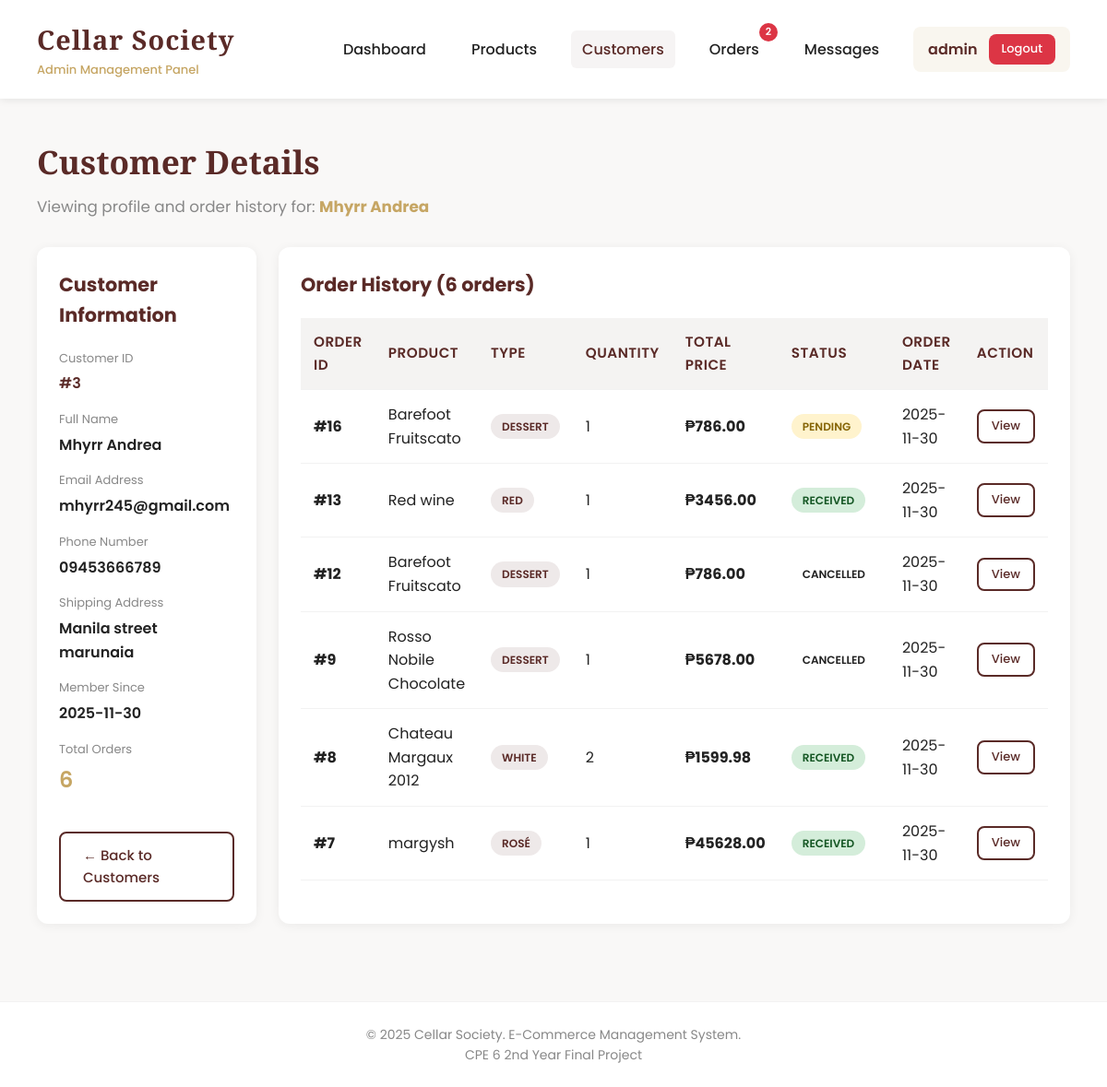
The app's page /customers/3 (signed in) with its own data.
### tables this page shows
CREATE TABLE customers (
        id INTEGER PRIMARY KEY AUTOINCREMENT,
        name TEXT NOT NULL,
        email TEXT UNIQUE NOT NULL,
        password TEXT NOT NULL,
        phone TEXT,
        address TEXT,
        joined_at TIMESTAMP DEFAULT CURRENT_TIMESTAMP
    );

CREATE TABLE orders (
        id INTEGER PRIMARY KEY AUTOINCREMENT,
        customer_id INTEGER NOT NULL,
        product_id INTEGER NOT NULL,
        quantity INTEGER NOT NULL,
        total_price REAL NOT NULL,
        status TEXT DEFAULT 'Pending',
        order_date TIMESTAMP DEFAULT CURRENT_TIMESTAMP, estimated_delivery_date TEXT, shipped_date TEXT,
        FOREIGN KEY (customer_id) REFERENCES customers(id),
        FOREIGN KEY (product_id) REFERENCES products(id)
    );

CREATE TABLE products (
        id INTEGER PRIMARY KEY AUTOINCREMENT,
        name TEXT NOT NULL,
        type TEXT NOT NULL,
        region TEXT NOT NULL,
        vintage INTEGER NOT NULL,
        price REAL NOT NULL,
        alcohol REAL NOT NULL,
        stock INTEGER NOT NULL,
        description TEXT,
        image_url TEXT,
        created_at TIMESTAMP DEFAULT CURRENT_TIMESTAMP
    );

### app.py (the view)
@app.route('/customers/<int:customer_id>')
@login_required
def customer_detail(customer_id):
    conn = get_db_connection()
    customer = conn.execute(
        'SELECT * FROM customers WHERE id = ?',
        (customer_id,)
    ).fetchone()
    if not customer:
        flash('Customer not found', 'error')
        conn.close()
        return redirect(url_for('customers'))
    orders = conn.execute('''
        SELECT o.*, p.name as product_name, p.type as product_type
        FROM orders o
        JOIN products p ON o.product_id = p.id
        WHERE o.customer_id = ?
        ORDER BY o.order_date DESC
    ''', (customer_id,)).fetchall()
    conn.close()
    return render_template('admin/customer_detail.html',
                         customer=customer,
                         orders=orders)

### app.py (called while the page is built)
def get_db_connection():
    conn = sqlite3.connect('cellar_society.db')
    conn.row_factory = sqlite3.Row
    return conn

def login_required(f):
    @wraps(f)
    def decorated_function(*args, **kwargs):
        if 'admin_id' not in session:
            flash('Please login first', 'error')
            return redirect(url_for('login'))
        return f(*args, **kwargs)
    return decorated_function

def get_admin_notification_counts():
    conn = get_db_connection()
    pending_orders = conn.execute('''
        SELECT COUNT(*) as count FROM orders
        WHERE status = 'Pending'
    ''').fetchone()['count']
    processing_orders = conn.execute('''
        SELECT COUNT(*) as count FROM orders
        WHERE status = 'Processing'
    ''').fetchone()['count']
    unread_messages = conn.execute('''
        SELECT COUNT(*) as count FROM messages
        WHERE sender_type = 'customer' AND is_read = 0
    ''').fetchone()['count']
    conn.close()
    total = pending_orders + processing_orders + unread_messages
    return {
        'pending_orders': pending_orders,
        'processing_orders': processing_orders,
        'unread_messages': unread_messages,
        'total': total
    }

@app.context_processor
def inject_admin_notifications():
    return {
        'notifications': get_admin_notification_counts()
    }

### templates/admin/customer_detail.html (shortened to what this page needs)
{% extends "admin/base.html" %}
{% block content %}
<div class="page-header">
    <h2>Customer Details</h2>
    <p>Viewing profile and order history for: <strong style="color: var(--accent);">{{ customer.name }}</strong></p>
</div>
<div style="display: grid; grid-template-columns: 1fr 2fr; gap: 24px;">
    <div class="card">
        <h3>Customer Information</h3>
        <div style="margin-top: 20px;">
            <div style="margin-bottom: 16px;">
                <p style="color: var(--muted); font-size: 13px; margin-bottom: 4px;">Customer ID</p>
                <p style="font-weight: 600; color: var(--primary);">#{{ customer.id }}</p>
            </div>
            <div style="margin-bottom: 16px;">
                <p style="color: var(--muted); font-size: 13px; margin-bottom: 4px;">Full Name</p>
                <p style="font-weight: 600;">{{ customer.name }}</p>
            </div>
            <div style="margin-bottom: 16px;">
                <p style="color: var(--muted); font-size: 13px; margin-bottom: 4px;">Email Address</p>
                <p style="font-weight: 600;">{{ customer.email }}</p>
            </div>
            <div style="margin-bottom: 16px;">
                <p style="color: var(--muted); font-size: 13px; margin-bottom: 4px;">Phone Number</p>
                <p style="font-weight: 600;">{{ customer.phone if customer.phone else 'Not provided' }}</p>
            </div>
            <div style="margin-bottom: 16px;">
                <p style="color: var(--muted); font-size: 13px; margin-bottom: 4px;">Shipping Address</p>
                <p style="font-weight: 600;">{{ customer.address if customer.address else 'Not provided' }}</p>
            </div>
            <div style="margin-bottom: 16px;">
                <p style="color: var(--muted); font-size: 13px; margin-bottom: 4px;">Member Since</p>
                <p style="font-weight: 600;">{{ customer.joined_at[:10] }}</p>
            </div>
            <div style="margin-bottom: 16px;">
                <p style="color: var(--muted); font-size: 13px; margin-bottom: 4px;">Total Orders</p>
                <p style="font-weight: 600; color: var(--accent); font-size: 1.5em;">{{ orders|length }}</p>
            </div>
        </div>
        <a href="{{ url_for('customers') }}" class="btn ghost" style="margin-top: 20px; width: 100%;">← Back to Customers</a>
    </div>
    <div class="card">
        <h3>Order History ({{ orders|length }} orders)</h3>
        {% if orders %}
        <div class="table-container" style="margin-top: 20px;">
            <table>
                <thead>
                    <tr>
                        <th>Order ID</th>
                        <th>Product</th>
                        <th>Type</th>
                        <th>Quantity</th>
                        <th>Total Price</th>
                        <th>Status</th>
                        <th>Order Date</th>
                        <th>Action</th>
                    </tr>
                </thead>
                <tbody>
                    {% for order in orders %}
                    <tr>
                        <td><strong>#{{ order.id }}</strong></td>
                        <td>{{ order.product_name }}</td>
                        <td><span class="badge primary">{{ order.product_type }}</span></td>
                        <td>{{ order.quantity }}</td>
                        <td><strong>₱{{ "%.2f"|format(order.total_price) }}</strong></td>
                        <td>
                            {% if order.status == 'Pending' %}
                                <span class="badge warning">{{ order.status }}</span>
                            {% elif order.status == 'Processing' %}
                                <span class="badge primary">{{ order.status }}</span>
                            {% elif order.status == 'Delivered' %}
                                <span class="badge success">{{ order.status }}</span>
                            {% elif order.status == 'Received' %}
                                <span class="badge success">{{ order.status }}</span>
                            {% else %}
                                <span class="badge">{{ order.status }}</span>
                            {% endif %}
                        </td>
                        <td>{{ order.order_date[:10] }}</td>
                        <td>
                            <a href="{{ url_for('order_detail', order_id=order.id) }}" class="btn btn-small ghost">View</a>
                        </td>
                    </tr>
                    {% endfor %}
                </tbody>
            </table>
        </div>
        {% else %}
        <div class="empty-state">
            <h3>No Orders Yet</h3>
            <p>This customer hasn't placed any orders.</p>
        </div>
        {% endif %}
    </div>
</div>
{% endblock %}

### templates/admin/base.html (style rules this page uses)
:root { --primary: #5a2a27; --accent: #c6a664; --bg: #f9f8f7; --card-bg: #ffffff; --text: #222; --muted: #888; --success: #28a745; --danger: #dc3545; --warning: #ffc107; }
* { margin: 0; padding: 0; box-sizing: border-box; }
body { font-family: 'Poppins', sans-serif; background: var(--bg); color: var(--text); line-height: 1.6; }
.page-header { margin-bottom: 30px; }
.page-header h2 { font-family: 'Playfair Display', serif; color: var(--primary); font-size: 2.2em; margin-bottom: 8px; }
.page-header p { color: var(--muted); font-size: 1.05em; }
.card { background: var(--card-bg); border-radius: 12px; box-shadow: 0 2px 12px rgba(0,0,0,0.06); padding: 24px; margin-bottom: 24px; }
.card h3 { color: var(--primary); margin-bottom: 16px; font-size: 1.3em; }
.btn { padding: 12px 24px; border: none; border-radius: 8px; cursor: pointer; font-family: 'Poppins'; font-weight: 500; font-size: 15px; transition: all 0.3s; text-decoration: none; display: inline-block; }
.btn.ghost { background: transparent; border: 2px solid var(--primary); color: var(--primary); }
.btn-small { padding: 6px 14px; font-size: 13px; }
.table-container { overflow-x: auto; }
table { width: 100%; border-collapse: collapse; }
th, td { padding: 14px; text-align: left; border-bottom: 1px solid rgba(0,0,0,0.05); }
th { background: #f4f3f2; color: var(--primary); font-weight: 600; font-size: 0.95em; text-transform: uppercase; letter-spacing: 0.5px; }
.badge { display: inline-block; padding: 4px 12px; border-radius: 20px; font-size: 12px; font-weight: 600; text-transform: uppercase; }
.badge.success { background: #d4edda; color: #155724; }
.badge.warning { background: #fff3cd; color: #856404; }
.badge.primary { background: rgba(90, 42, 39, 0.1); color: var(--primary); }

### records on screen
customers: name "Mhyrr Andrea", id "3", email "mhyrr245@gmail.com", phone "09453666789", address "Manila street marunaia", joined_at "2025-11-30"
orders: id "16", product_name "Barefoot Fruitscato", product_type "DESSERT", quantity "1", total_price "786.00", status "PENDING", order_date "2025-11-30"
orders: id "13", product_name "Red wine", product_type "RED", quantity "1", total_price "3456.00", status "RECEIVED", order_date "2025-11-30"
orders: id "12", product_name "Barefoot Fruitscato", product_type "DESSERT", quantity "1", total_price "786.00", status "CANCELLED", order_date "2025-11-30"
orders: id "9", product_name "Rosso Nobile Chocolate", product_type "DESSERT", quantity "1", total_price "5678.00", status "CANCELLED", order_date "2025-11-30"
orders: id "8", product_name "Chateau Margaux 2012", product_type "WHITE", quantity "2", total_price "1599.98", status "RECEIVED", order_date "2025-11-30"
orders: id "7", product_name "margysh", product_type "ROSÉ", quantity "1", total_price "45628.00", status "RECEIVED", order_date "2025-11-30"

### other values on screen
{{ notifications.pending_orders + notifications.processing_orders }} "2"
{{ session.admin_username }} "admin"
{{ orders|length }} "6"
